Frame 1 (no input): blank canvas, image omitted
Frame 60 (the mouse pressed at the canvas centre just before this capture): blank canvas, image omitted
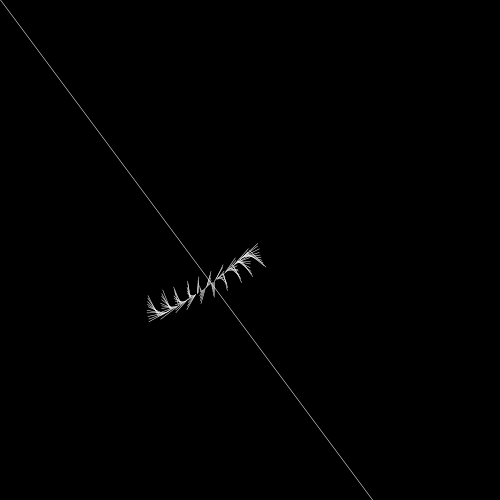
Frame 120 (the mouse held since frame 60 and released just before this capture)

The Processing sketch whose frames 1 and 60 were blank and that drew this single picture after the mouse press (run headless with seeded random() and noise(); from frame 60 on, the mouse is pressed at the canvas centre):

// Processing sketch: processing_84226
// ── processing_84226.pde

void setup()
{
  size(500,500);

   

  
}

void draw ()
{
  smooth();
  background(0);
   noFill();
  
  for (int posX=25; posX<width; posX=posX+50)
  {
  
   for (int posY=25; posY<height; posY=posY+50)
   {
    
  strokeWeight(0.5);
  stroke(255);
  rotate(random(PI/500));
  scale(1);
  curve(posX, posY,mouseX, mouseY,mouseX,mouseY,mouseX,mouseY);
  
   
 }
 
  }
  
}
